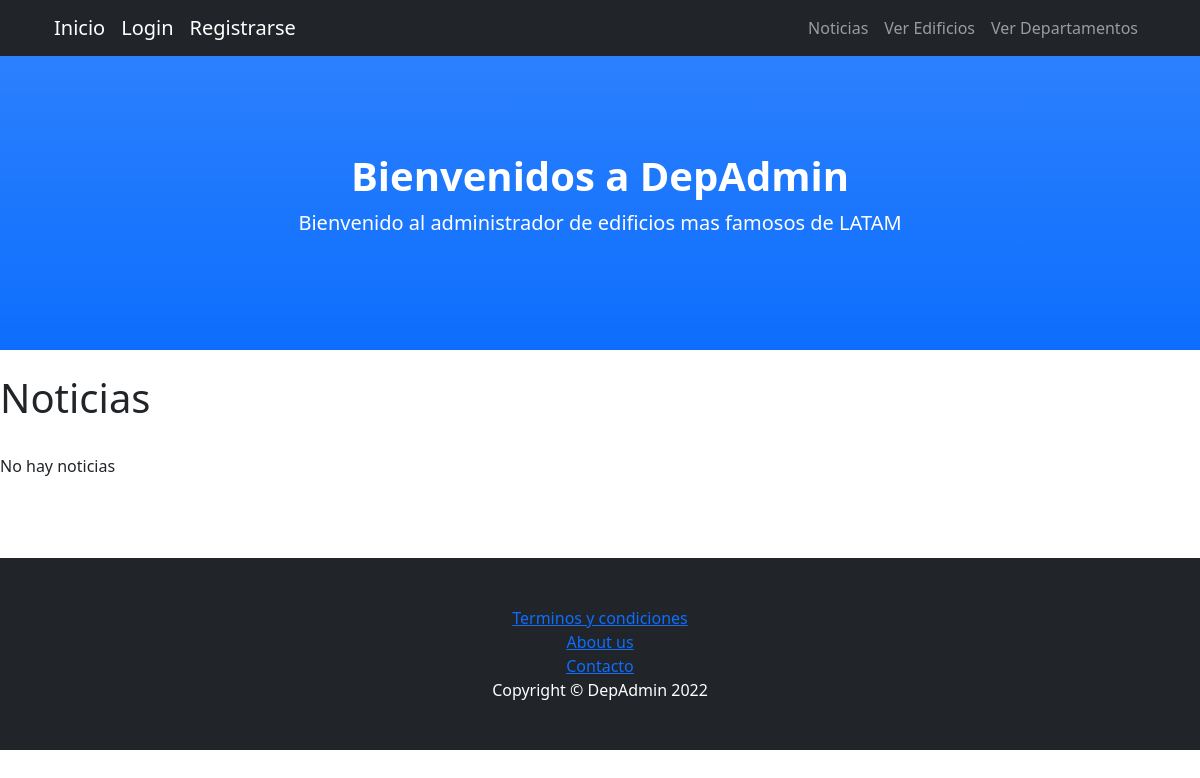
/BlogDepAdmin/lista-noticias, run on an earlier commit of the app's database.
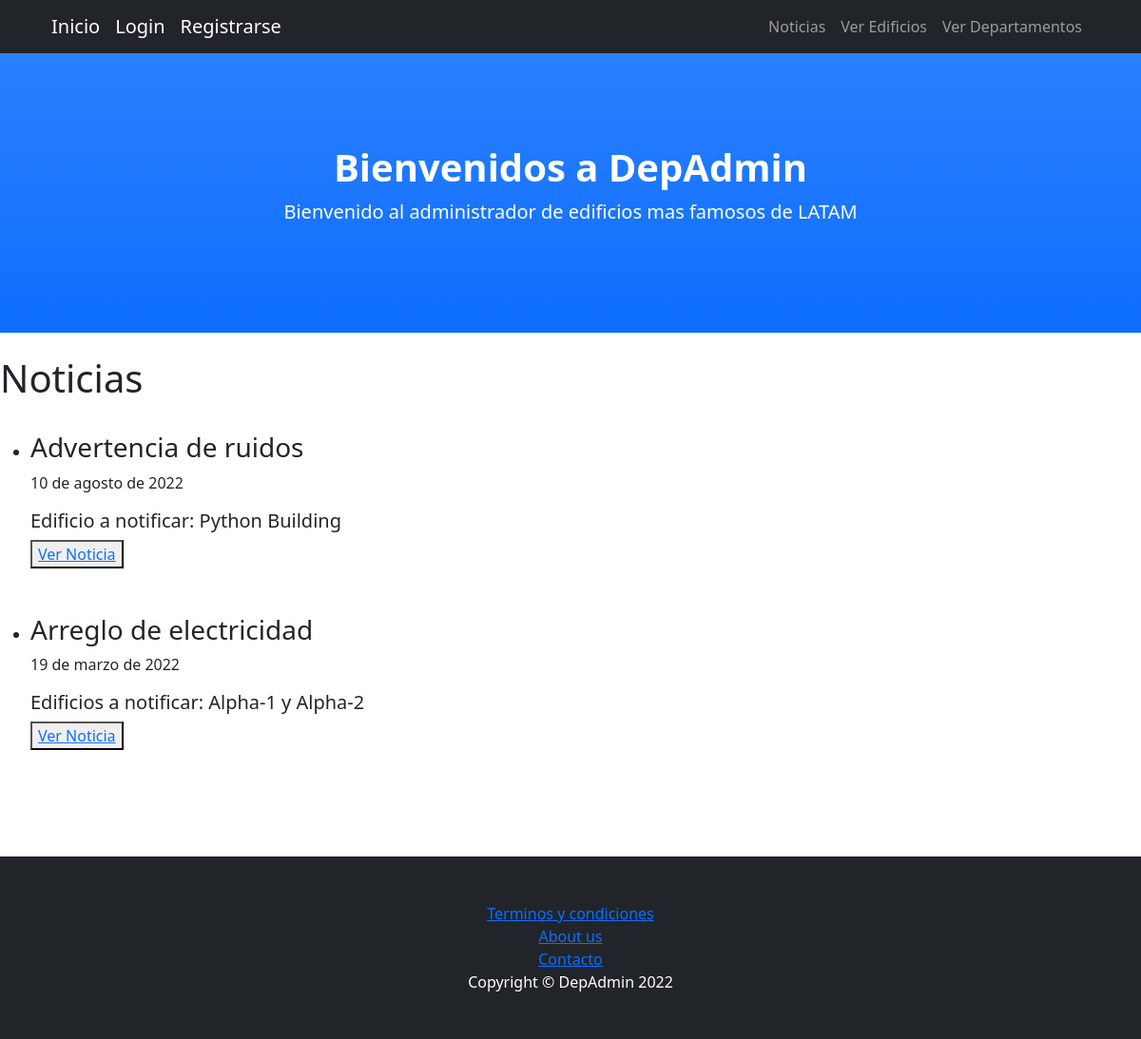
And on a later commit of the database.
### Administrador_De_Edificios/models.py (models this page shows)
class Noticia(models.Model):
    titulo = models.CharField(max_length=254)
    subtitulo = models.CharField(max_length=254)
    cuerpo = models.TextField()
    autor = models.ForeignKey(User, on_delete=models.CASCADE)
    fecha = models.DateField()
    imagen = models.ImageField(upload_to='noticias')
    class Meta:
        ordering = ['-fecha']

### Administrador_De_Edificios/views.py (the view)
# urls.py: path('lista-noticias', NoticiaList.as_view(), name="ListaNoticias"),
class NoticiaList(ListView):
    model = Noticia
    template_name = "noticia_list.html"
    context_object_name = "noticias"

### Administrador_De_Edificios/templates/noticia_list.html (shortened to what this page needs)
{% extends "padre.html"%}
{% load static %}
{% block contenidoQueCambia %}
<br>
<h1>Noticias</h1>
<br>
{% if noticias %}
<ul>
        {% for noticia in noticias %}
        <li>
          <h3>{{noticia.titulo}}</h3> <p>{{noticia.fecha}}</p>
          <h5>{{noticia.subtitulo}}</h5><button><a href="{% url 'DetalleNoticia' noticia.id %}">Ver Noticia</a></button>
        </li>
        <br>
        <br>
        {% endfor %}
</ul>
{% else %}
<p> No hay noticias <p>
{% endif %}
<br>
<br>
{% endblock %}

### Administrador_De_Edificios/templates/padre.html (shortened to what this page needs)
<!DOCTYPE html>
<html lang="en">
    <head>
        {% load static %}
        <link href="{% static 'Administrador_De_Edificios/css/styles.css' %}" rel="stylesheet" />
    </head>
    <body>
        <nav class="navbar navbar-expand-lg navbar-dark bg-dark fixed-top" id="mainNav">
            <div class="container px-4">
                <a class="navbar-brand" href="{% url 'Inicio' %}">Inicio</a>
                {% if user.is_authenticated %}
                    <a class="navbar-brand" href="{% url 'Logout' %}">Logout</a>
                    <a class="navbar-brand" href="{% url 'EditarPerfil' %}">Editar Perfil</a>
                    <p style="color:white;" >Bienvenido {{user.username}}</p>
                {% else %}
                    <a class="navbar-brand" href="{% url 'Login' %}">Login</a>
                    <a class="navbar-brand" href="{% url 'Registrar' %}">Registrarse</a>
                {% endif %}
                <div class="collapse navbar-collapse" id="navbarResponsive">
                    <ul class="navbar-nav ms-auto">
                        <li class="nav-item"><a class="nav-link" href="{% url 'ListaNoticias' %}">Noticias</a></li>
                        <li class="nav-item"><a class="nav-link" href="{% url 'ListaEdificios' %}">Ver Edificios</a></li>
                        <li class="nav-item"><a class="nav-link" href="{% url 'ListaDepartamentos' %}">Ver Departamentos</a></li>
                    </ul>
                </div>
            </div>
        </nav>
        <header class="bg-primary bg-gradient text-white">
            <div class="container px-4 text-center">
                <h1 class="fw-bolder">Bienvenidos a DepAdmin</h1>
                <p class="lead">Bienvenido al administrador de edificios mas famosos de LATAM</p>
            </div>
        </header>
        {% block contenidoQueCambia %}
        {% endblock %}
        <footer class="py-5 bg-dark">
            <div class="container px-4"><p class="m-0 text-center text-white"><a href="{% url 'TerminosyCondiciones' %}">Terminos y condiciones</a></p></div>
            <div class="container px-4"><p class="m-0 text-center text-white"><a href="{% url 'SobreNosotros' %}">About us</a></p></div>
            <div class="container px-4"><p class="m-0 text-center text-white"><a href="{% url 'Contacto' %}">Contacto</a></p></div>
            <div class="container px-4"><p class="m-0 text-center text-white">Copyright &copy; DepAdmin 2022</p></div>
        </footer>
    </body>
</html>

What changed in the data, as far as the page shows it:
added Noticia: titulo "Advertencia de ruidos", fecha "10 de agosto de 2022", subtitulo "Edificio a notificar: Python Building"
added Noticia: titulo "Arreglo de electricidad", fecha "19 de marzo de 2022", subtitulo "Edificios a notificar: Alpha-1 y Alpha-2"
Also different on the page:
text no longer shown: "No hay noticias"
